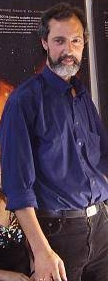
#> input picture assets/caras/astrojorge.jpeg, 108 x 281 px, found by its file name
$ python casino.py
#> lines starting #> are read from the running program, lines starting #| are printed output that depends on the picture
"""Astrojorge, el dealer del casino. Todo acá, sin servicios externos.

- Cara: recortada de assets/caras/astrojorge.jpeg (de la frente a la pera). El pelo y la barba se
  pasan a blanco y se le marcan bien las dos entradas (la "piscina" de la coronilla se dibuja en
  el juego, en la textura de arriba de la cabeza: `calva` en texturas.js).
- Ropa de dealer: camisa blanca, chaleco negro, moño rojo y la plaquita dorada con el nombre.

    python3 herramientas/casino.py
"""
import numpy as np
from PIL import Image, ImageDraw, ImageFilter, ImageFont

CARAS = 'assets/caras'
ROPA = 'assets/ropa'
S = 256

# ---------- Cara ----------
# Recorte de la cara (un poco más alto que ancho: se estira a la cabeza cuadrada del juego).
im = Image.open(f'{CARAS}/astrojorge.jpeg').convert('RGB').crop((42, 8, 88, 74)).resize((S, S), Image.LANCZOS)
a = np.asarray(im, np.float32)
yy, xx = np.mgrid[0:S, 0:S] / S
r, g, b = a[..., 0], a[..., 1], a[..., 2]
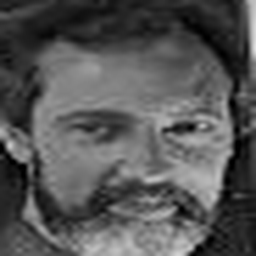
#> b: shape (256, 256) float32; min 0, max 224, mean 85.9


def suave(v, a0, a1):
#> called with a0 = 28, a1 = 55
    return np.clip((v - a0) / (a1 - a0), 0, 1)


# Lo que es piel (rosado/anaranjado) contra pelo y barba (grises y marrones oscuros).
es_piel = suave(r - b, 28, 55) * suave(r, 110, 150) * suave(L := a.mean(axis=2), 100, 130)
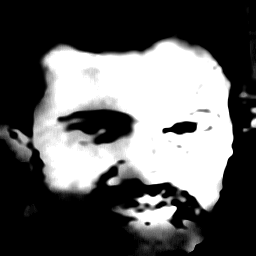
#> es_piel: shape (256, 256) float32; min 0, max 1, mean 0.371
piel = a[int(S * 0.3):int(S * 0.4), int(S * 0.35):int(S * 0.65)].reshape(-1, 3).mean(axis=0)
#> piel = [193.8, 135.5, 124.8]
# Pelo: arriba y a los costados (patillas). Barba: bigote, mentón y mandíbula.
zona_pelo = np.maximum(suave(0.31 - yy, 0, 0.06), suave(np.abs(xx - 0.5) - 0.37, 0, 0.04) * suave(0.62 - yy, 0, 0.08))
zona_barba = suave(yy - 0.6, 0, 0.05) * suave(0.42 - np.abs(xx - 0.5), 0, 0.05)
m = np.clip(np.maximum(zona_pelo, zona_barba) * (1 - es_piel), 0, 1)
m = np.asarray(Image.fromarray((m * 255).astype(np.uint8)).filter(ImageFilter.GaussianBlur(2)), np.float32)[..., None] / 255
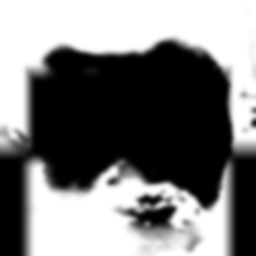
#> m: shape (256, 256, 1) float32; min 0, max 1, mean 0.484
# Blanco canoso, con el dibujo de los mechones (las variaciones de luz de la foto).
canoso = np.clip(212 + (L - L.mean())[..., None] * 0.35, 165, 245) * np.array([1.0, 0.99, 0.95])
a = a * (1 - m) + canoso * m
# Entradas: la frente sube hasta casi arriba en las dos sienes y en el medio queda un mechón en
# punta. Abajo de esa línea, la frente se completa estirando para arriba la fila de piel de la
# frente (así el color sigue igual); arriba, pelo blanco.
fila = int(S * 0.3)
linea = 0.05 + 0.13 * np.exp(-((xx - 0.5) / 0.09) ** 2) + 0.5 * suave(np.abs(xx - 0.5) - 0.34, 0, 0.1)
frente = np.repeat(a[fila:fila + 1], S, axis=0) * (1 + (0.3 - yy[..., None]) * 0.15)
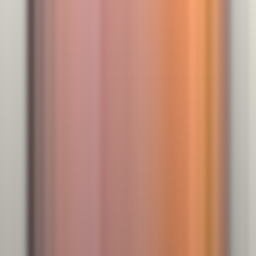
#> frente: shape (256, 256, 3) float64; mean R, G, B 186.2, 143.3, 126.7
e = (suave(yy - linea, 0, 0.03) * suave(0.3 - yy, -0.01, 0.02) * suave(0.4 - np.abs(xx - 0.5), 0, 0.04))[..., None]
a = a * (1 - e) + frente * e
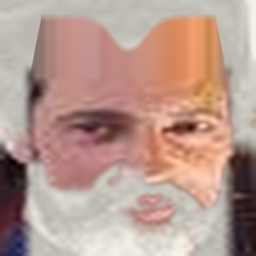
#> a: shape (256, 256, 3) float64; mean R, G, B 183.6, 153.5, 143
arriba = suave(linea - yy, -0.005, 0.02)[..., None] * suave(0.42 - np.abs(xx - 0.5), 0, 0.03)[..., None]
a = a * (1 - arriba) + canoso * arriba
cara = Image.fromarray(a.clip(0, 255).astype(np.uint8)).filter(ImageFilter.UnsharpMask(radius=2, percent=70, threshold=2))
cara.save(f'{CARAS}/astrojorge_cara.jpeg', quality=92)

# ---------- Ropa de dealer ----------
W, H = 512, 380
f = Image.new('RGB', (W, H), (246, 246, 242))
d = ImageDraw.Draw(f)
# Chaleco negro con escote en V (deja ver la camisa) y botones dorados.
d.polygon([(0, 0), (190, 0), (256, 210), (256, H), (0, H)], fill=(22, 22, 26))
d.polygon([(W, 0), (322, 0), (256, 210), (256, H), (W, H)], fill=(22, 22, 26))
d.line([(256, 210), (256, H)], fill=(60, 60, 66), width=3)
for y in (240, 290, 340):
    d.ellipse((248, y - 7, 264, y + 7), fill=(212, 175, 55))
# Moño rojo arriba de todo y la camisa con su tapeta.
d.polygon([(222, 6), (256, 24), (222, 42)], fill=(190, 20, 30))
d.polygon([(290, 6), (256, 24), (290, 42)], fill=(190, 20, 30))
d.ellipse((246, 14, 266, 34), fill=(150, 10, 20))
d.line([(256, 44), (256, 200)], fill=(215, 215, 210), width=4)
# Plaquita con el nombre.
d.rounded_rectangle((330, 120, 470, 158), 6, fill=(212, 175, 55))
try:
    fuente = ImageFont.truetype('/usr/share/fonts/truetype/dejavu/DejaVuSans-Bold.ttf', 22)
except OSError:
    fuente = ImageFont.load_default()
d.text((400, 139), 'ASTROJORGE', fill=(30, 24, 10), font=fuente, anchor='mm')
ruido = np.random.default_rng(5).normal(0, 2.5, (H, W, 1))
f = Image.fromarray((np.asarray(f, np.float32) + ruido).clip(0, 255).astype(np.uint8))
f.save(f'{ROPA}/astrojorge_frente.jpg', quality=90)
# Tela: la camisa blanca (costados y mangas largas); la espalda, el raso negro del chaleco.
tela = Image.new('RGB', (256, 256), (244, 244, 240))
dt = ImageDraw.Draw(tela)
for x in range(0, 256, 16):
    dt.line([(x, 0), (x, 256)], fill=(232, 232, 228), width=1)
tela.save(f'{ROPA}/astrojorge_tela.jpg', quality=90)
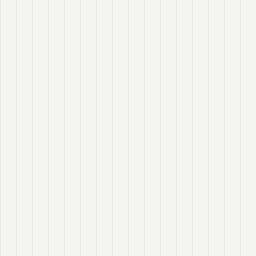
#> saved as astrojorge_tela.jpg: PIL image 256x256 RGB; mean R, G, B 243.2, 243.2, 239.2
espalda = Image.new('RGB', (W, H), (26, 26, 30))
de = ImageDraw.Draw(espalda)
de.rectangle((200, 0, 312, 40), fill=(244, 244, 240))  # el cuello de la camisa
de.line([(256, 60), (256, H)], fill=(44, 44, 50), width=4)
espalda.save(f'{ROPA}/astrojorge_espalda.jpg', quality=90)
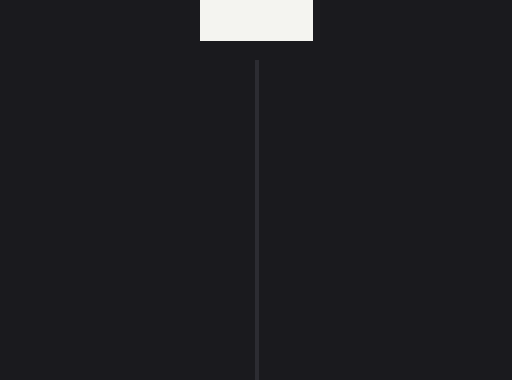
#> saved as astrojorge_espalda.jpg: PIL image 512x380 RGB; mean R, G, B 31.3, 31.3, 35.1
print('listo: cara y ropa de Astrojorge')

$ run again, with assets/caras/bauti.jpeg copied over assets/caras/astrojorge.jpeg
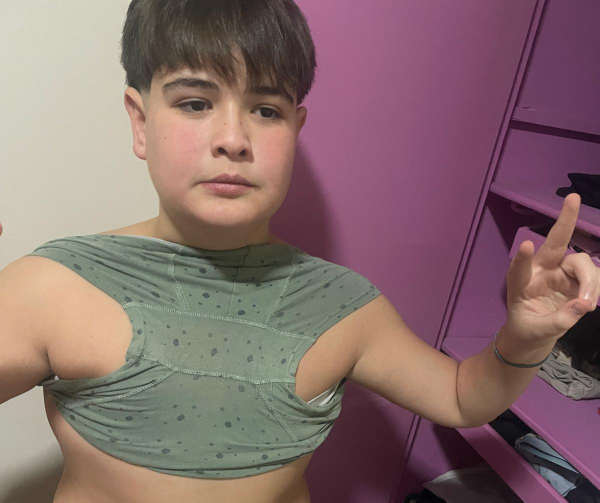
#> input picture assets/caras/bauti.jpeg, 1200 x 1005 px, found by its file name (shown at 1/2 size)
#> piel = [213.6, 211.8, 196.2]
#> `m = np.clip(np.maximum(zona_pelo, zona_barba) * (1 - es_piel), 0, 1)`:
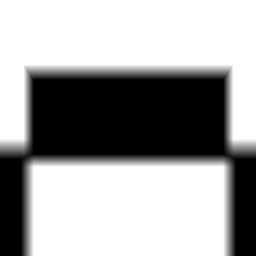
#> m: shape (256, 256) float64; min 0, max 1, mean 0.642
#> `frente = np.repeat(a[fila:fila + 1], S, axis=0) * (1 + (0.3 - yy[..., ..`:
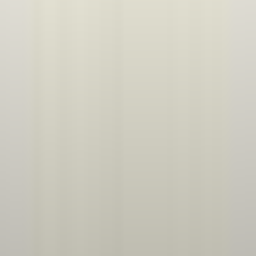
#> frente: shape (256, 256, 3) float64; mean R, G, B 207.3, 205.3, 193.2

$ run again, with assets/caras/cusi.jpeg copied over assets/caras/astrojorge.jpeg
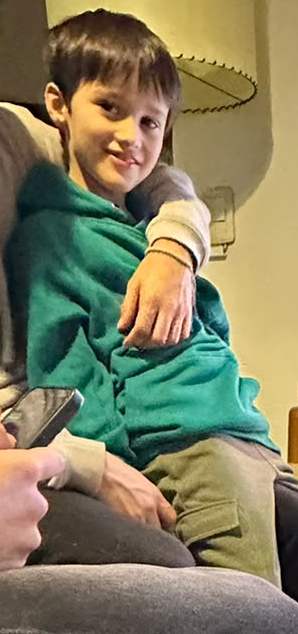
#> input picture assets/caras/cusi.jpeg, 298 x 634 px, found by its file name
#> `es_piel = suave(r - b, 28, 55) * suave(r, 110, 150) * suave(L := a.mea..`:
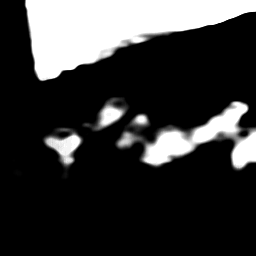
#> es_piel: shape (256, 256) float32; min 0, max 1, mean 0.216
#> piel = [87.78, 62.03, 35.37]
#> `a = a * (1 - arriba) + canoso * arriba`:
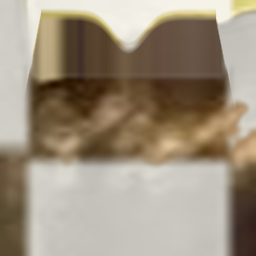
#> a: shape (256, 256, 3) float64; mean R, G, B 157.6, 145.1, 126.4

$ run again, with assets/caras/dufre.jpeg copied over assets/caras/astrojorge.jpeg
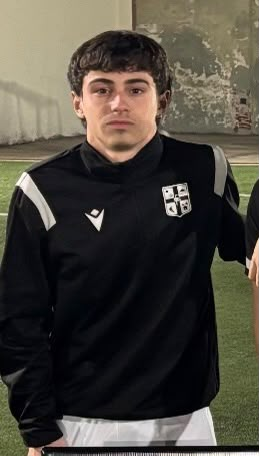
#> input picture assets/caras/dufre.jpeg, 259 x 456 px, found by its file name
#> piel = [179.2, 169.8, 139.3]
#> `a = a * (1 - arriba) + canoso * arriba`:
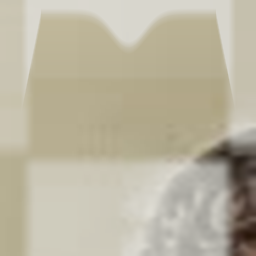
#> a: shape (256, 256, 3) float64; mean R, G, B 187, 180.8, 160.8
